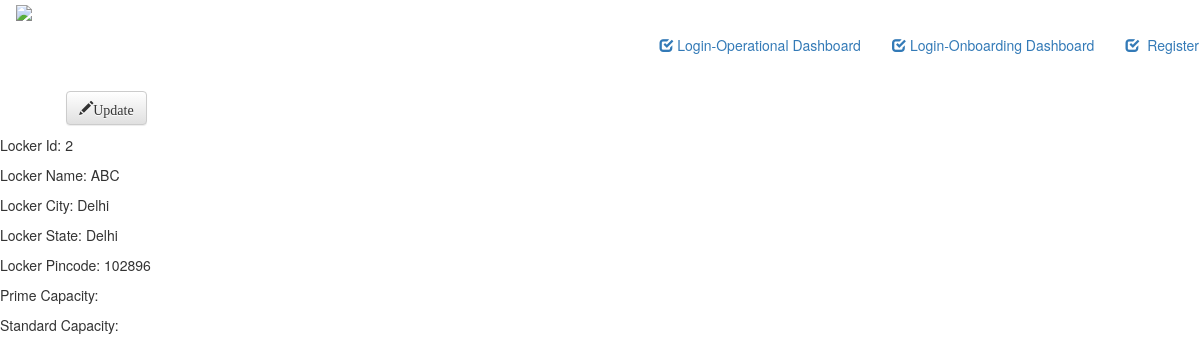
The app's page /post/2/ with its own data.
### blog/models.py (models this page shows)
class Table1(models.Model):
    locker_id = models.IntegerField(primary_key=True)
    locker_name = models.CharField(db_column='Locker_name', max_length=45, blank=True, null=True)  # Field name made lowercase.
    city = models.CharField(max_length=45, blank=True, null=True)
    state = models.CharField(max_length=45, blank=True, null=True)
    pincode = models.CharField(max_length=45, blank=True, null=True)
    prime_capacity = models.CharField(max_length=45, blank=True, null=True)
    standard_capacity = models.CharField(max_length=45, blank=True, null=True)
    class Meta:
        managed = False

### blog/views.py (the view)
# urls.py: url(r'^post/(?P<pk>\d+)/$', views.post_detail, name='post_detail'),
def post_detail(request, pk):  #matches url of type post/2005
    post = get_object_or_404(Table1, pk=pk)
    return render(request, 'blog/post_detail.html', {'post': post})

### blog/templates/blog/post_detail.html (shortened to what this page needs)
{% extends 'blog/base.html' %}
{% block postdetail %}
    <p>
        <a class="btn btn-default" href="{% url 'post_edit' pk=post.pk %}"><span class="glyphicon glyphicon-pencil">Update</span></a>
        <p>Locker Id: {{ post.locker_id }}</p>
    <p>Locker Name: {{ post.locker_name }}</p>
    <p>Locker City: {{ post.city }}</p>
    <p>Locker State: {{ post.state }}</p>
    <p>Locker Pincode: {{ post.pincode }}</p>
    <p>Prime Capacity: {{ post.prime_capacity}}</p>
    <p>Standard Capacity: {{ post.standard_capacity }}</p>
{%endblock%}

### records on screen
Table1: locker_id "2", locker_name "ABC", city "Delhi", state "Delhi", pincode "102896"
